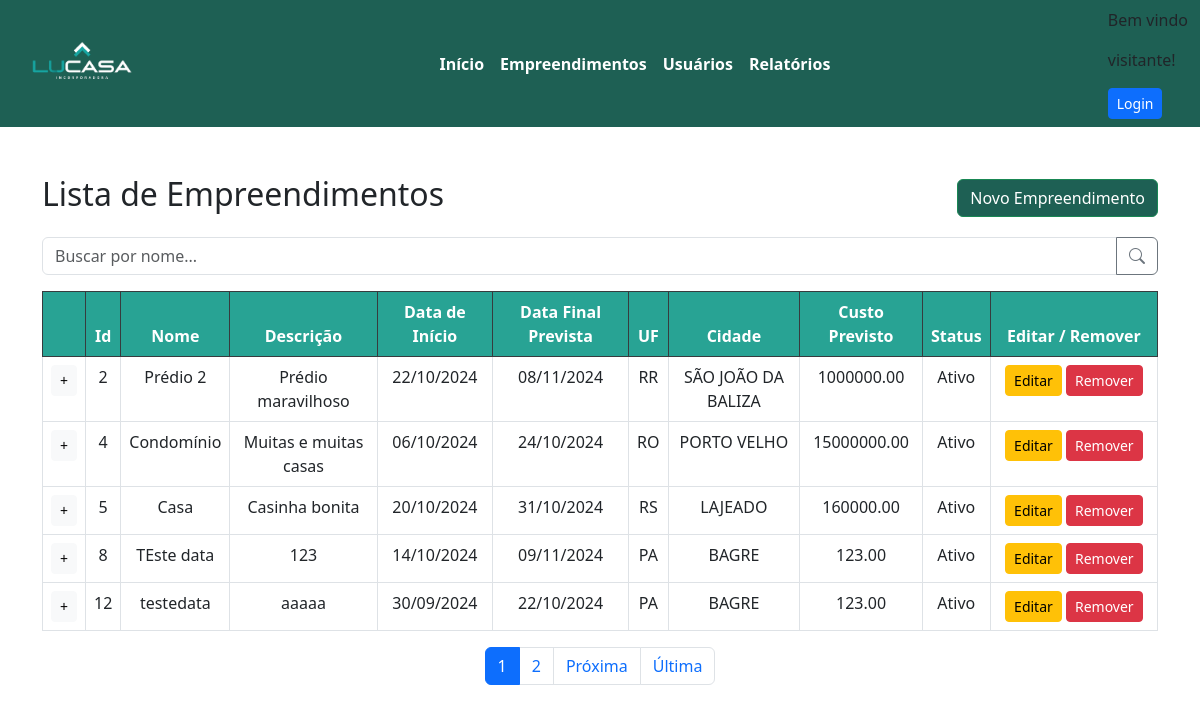
Screenshot of /cadUsuario/listaEmpreendimento/ with the database file from the repository.
### appteste/models.py (models this page shows)
class Empreendimento(models.Model):
    Nome = models.CharField(max_length=100, default="")
    Descricao = models.TextField(max_length=200)
    Data_inicio = models.CharField(max_length=10, default=datetime.now().date())
    Data_fim_prevista = models.CharField(max_length=10)
    Data_fim = models.CharField(max_length=10)
    UF = models.CharField(max_length=2, default="")
    Cidade = models.CharField(max_length=50, default="")
    Valor_total = models.DecimalField(max_digits=10, decimal_places=2)
    Ativo = models.BooleanField(default=True)
    Usuario_id = models.IntegerField(default=0)

### appteste/views.py (the view)
# urls.py: path("listaEmpreendimento/", views.listaEmpreendimento, name="listaEmpreendimento"),
def listaEmpreendimento(request):
    emp = Empreendimento.objects.all().filter(Ativo=True)
    paginator = Paginator(emp, 5)  # 5 por página
    page_number = request.GET.get('page')
    page_obj = paginator.get_page(page_number)
    mov_fin = Mov_Financeira.objects.all().filter(A_pagar = True)
    context = {"emp": page_obj, "mov_fin": mov_fin}
    return render(request=request, context=context,
                  template_name='appteste/Empreendimento/listaEmpreendimento.html')

### appteste/models.py (called while the page is built)
    def __str__(self) -> str:
        return self.Descricao

### appteste/templates/appteste/Empreendimento/listaEmpreendimento.html (shortened to what this page needs)
{% extends "appteste/cabecalho.html" %}
{% block content%}
<head>
    {% load static%}
    <link href="{% static 'css/listas.css' %}" rel="stylesheet">
    <link rel="stylesheet"
        href="https://cdnjs.cloudflare.com/ajax/libs/bootstrap-icons/1.10.5/font/bootstrap-icons.min.css">
</head>
<body>
    <div class="container mt-5">
        <div class="d-flex justify-content-between align-items-center mb-3">
            <h2>Lista de Empreendimentos</h2>
            <button class="btn btn-success"><a href="../cadEmpreendimento/">Novo Empreendimento</a></button>
        </div>
        <div class="input-group mb-3">
            <input type="text" class="form-control" placeholder="Buscar por nome..." aria-label="Buscar por nome">
            <button class="btn btn-outline-secondary" type="button"><i class="bi bi-search"></i></button>
        </div>
        <table class="table table-bordered table-hover">
            <thead class="table-dark">
                <tr>
                    <th style="background-color: #28A394;"></th>
                    <th style="background-color: #28A394;">Id</th>
                    <th style="background-color: #28A394;">Nome</th>
                    <th style="background-color: #28A394;">Descrição</th>
                    <th style="background-color: #28A394;">Data de Início</th>
                    <th style="background-color: #28A394;">Data Final Prevista</th>
                    <th style="background-color: #28A394;">UF</th>
                    <th style="background-color: #28A394;">Cidade</th>
                    <th style="background-color: #28A394;">Custo Previsto</th>
                    <th style="background-color: #28A394;">Status</th>
                    <th style="background-color: #28A394; width: 15%;">Editar / Remover</th>
                </tr>
            </thead>
            <tbody>
                {% for e in emp %}
                <tr>
                    <td><button class="btn btn-light btn-sm" onclick="esconderLinha(this)">+</button></td>
                    <td>{{ e.id }}</td>
                    <td>{{ e.Nome }}</td>
                    <td>{{ e.Descricao }}</td>
                    <td>{{ e.Data_inicio}}</td>
                    <td>{{ e.Data_fim_prevista }}</td>
                    <td>{{ e.UF }}</td>
                    <td>{{ e.Cidade }}</td>
                    <td>{{ e.Valor_total }}</td>
                    <td>
                        {% if e.Ativo %}
                        Ativo
                        {% else %}
                        Inativo
                        {% endif %}
                    </td>
                    <td>
                        <a href="{% url 'updateEmp' e.id %}" class="btn btn-warning btn-sm">Editar</a>
                        <a href="{% url 'deleteEmp' e.id %}" class="btn btn-danger btn-sm">Remover</a>
                    </td>
                </tr>
                {% endfor %}
            </tbody>
        </table>
        <div class="d-flex justify-content-center">
            <nav aria-label="Navegação de página">
                <ul class="pagination">
                    {% for i in emp.paginator.page_range %}
                    <li class="page-item {% if emp.number == i %}active{% endif %}">
                        <a class="page-link" href="?page={{ i }}">{{ i }}</a>
                    </li>
                    {% endfor %}
                    {% if emp.has_next %}
                    <li class="page-item"><a class="page-link" href="?page={{ emp.next_page_number }}">Próxima</a></li>
                    <li class="page-item"><a class="page-link" href="?page={{ emp.paginator.num_pages }}">Última</a>
                    </li>
                    {% endif %}
                </ul>
            </nav>
        </div>
    </div>
    {%endblock%}

### appteste/static/css/listas.css (style rules this page uses)
body { background-color: #ffffff; }
th { text-align: center; }
td { text-align: center; }
.btn-success { background-color: #1e6054; }
a { color: #ffffff; text-decoration: none; }

### rows the page displays
Empreendimento: id "2", Nome "Prédio 2", Descricao "Prédio maravilhoso", Data_inicio "22/10/2024", Data_fim_prevista "08/11/2024", UF "RR", Cidade "SÃO JOÃO DA BALIZA", Valor_total "1000000.00", Ativo "Ativo"
Empreendimento: id "4", Nome "Condomínio", Descricao "Muitas e muitas casas", Data_inicio "06/10/2024", Data_fim_prevista "24/10/2024", UF "RO", Cidade "PORTO VELHO", Valor_total "15000000.00", Ativo "Ativo"
Empreendimento: id "5", Nome "Casa", Descricao "Casinha bonita", Data_inicio "20/10/2024", Data_fim_prevista "31/10/2024", UF "RS", Cidade "LAJEADO", Valor_total "160000.00", Ativo "Ativo"
Empreendimento: id "8", Nome "TEste data", Descricao "123", Data_inicio "14/10/2024", Data_fim_prevista "09/11/2024", UF "PA", Cidade "BAGRE", Valor_total "123.00", Ativo "Ativo"
Empreendimento: id "12", Nome "testedata", Descricao "aaaaa", Data_inicio "30/09/2024", Data_fim_prevista "22/10/2024", UF "PA", Cidade "BAGRE", Valor_total "123.00", Ativo "Ativo"

### other values shown
{{ i }} "1" "2"
